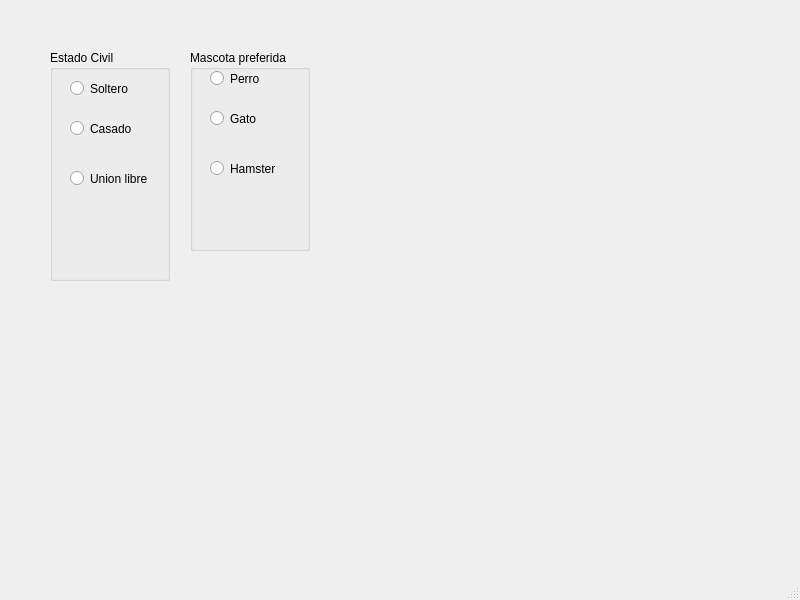
<?xml version="1.0" encoding="UTF-8"?>
<ui version="4.0">
 <class>MainWindow</class>
 <widget class="QMainWindow" name="MainWindow">
  <property name="geometry">
   <rect>
    <x>0</x>
    <y>0</y>
    <width>800</width>
    <height>600</height>
   </rect>
  </property>
  <property name="windowTitle">
   <string>MainWindow</string>
  </property>
  <widget class="QWidget" name="centralwidget">
   <widget class="QGroupBox" name="groupBox">
    <property name="geometry">
     <rect>
      <x>50</x>
      <y>50</y>
      <width>120</width>
      <height>231</height>
     </rect>
    </property>
    <property name="title">
     <string>Estado Civil</string>
    </property>
    <widget class="QRadioButton" name="rb_union">
     <property name="geometry">
      <rect>
       <x>20</x>
       <y>120</y>
       <width>82</width>
       <height>17</height>
      </rect>
     </property>
     <property name="text">
      <string>Union libre</string>
     </property>
    </widget>
    <widget class="QRadioButton" name="rb_soltero">
     <property name="geometry">
      <rect>
       <x>20</x>
       <y>30</y>
       <width>82</width>
       <height>17</height>
      </rect>
     </property>
     <property name="text">
      <string>Soltero</string>
     </property>
    </widget>
    <widget class="QRadioButton" name="rb_casado">
     <property name="geometry">
      <rect>
       <x>20</x>
       <y>70</y>
       <width>82</width>
       <height>17</height>
      </rect>
     </property>
     <property name="text">
      <string>Casado</string>
     </property>
    </widget>
   </widget>
   <widget class="QGroupBox" name="groupBox_2">
    <property name="geometry">
     <rect>
      <x>190</x>
      <y>50</y>
      <width>120</width>
      <height>201</height>
     </rect>
    </property>
    <property name="title">
     <string>Mascota preferida</string>
    </property>
    <widget class="QRadioButton" name="rb_gato">
     <property name="geometry">
      <rect>
       <x>20</x>
       <y>60</y>
       <width>82</width>
       <height>17</height>
      </rect>
     </property>
     <property name="text">
      <string>Gato</string>
     </property>
    </widget>
    <widget class="QRadioButton" name="rb_hamster">
     <property name="geometry">
      <rect>
       <x>20</x>
       <y>110</y>
       <width>82</width>
       <height>17</height>
      </rect>
     </property>
     <property name="text">
      <string>Hamster</string>
     </property>
    </widget>
    <widget class="QRadioButton" name="rb_perro">
     <property name="geometry">
      <rect>
       <x>20</x>
       <y>20</y>
       <width>82</width>
       <height>17</height>
      </rect>
     </property>
     <property name="text">
      <string>Perro</string>
     </property>
    </widget>
   </widget>
  </widget>
  <widget class="QMenuBar" name="menubar">
   <property name="geometry">
    <rect>
     <x>0</x>
     <y>0</y>
     <width>800</width>
     <height>21</height>
    </rect>
   </property>
  </widget>
  <widget class="QStatusBar" name="statusbar"/>
 </widget>
 <resources/>
 <connections/>
</ui>
